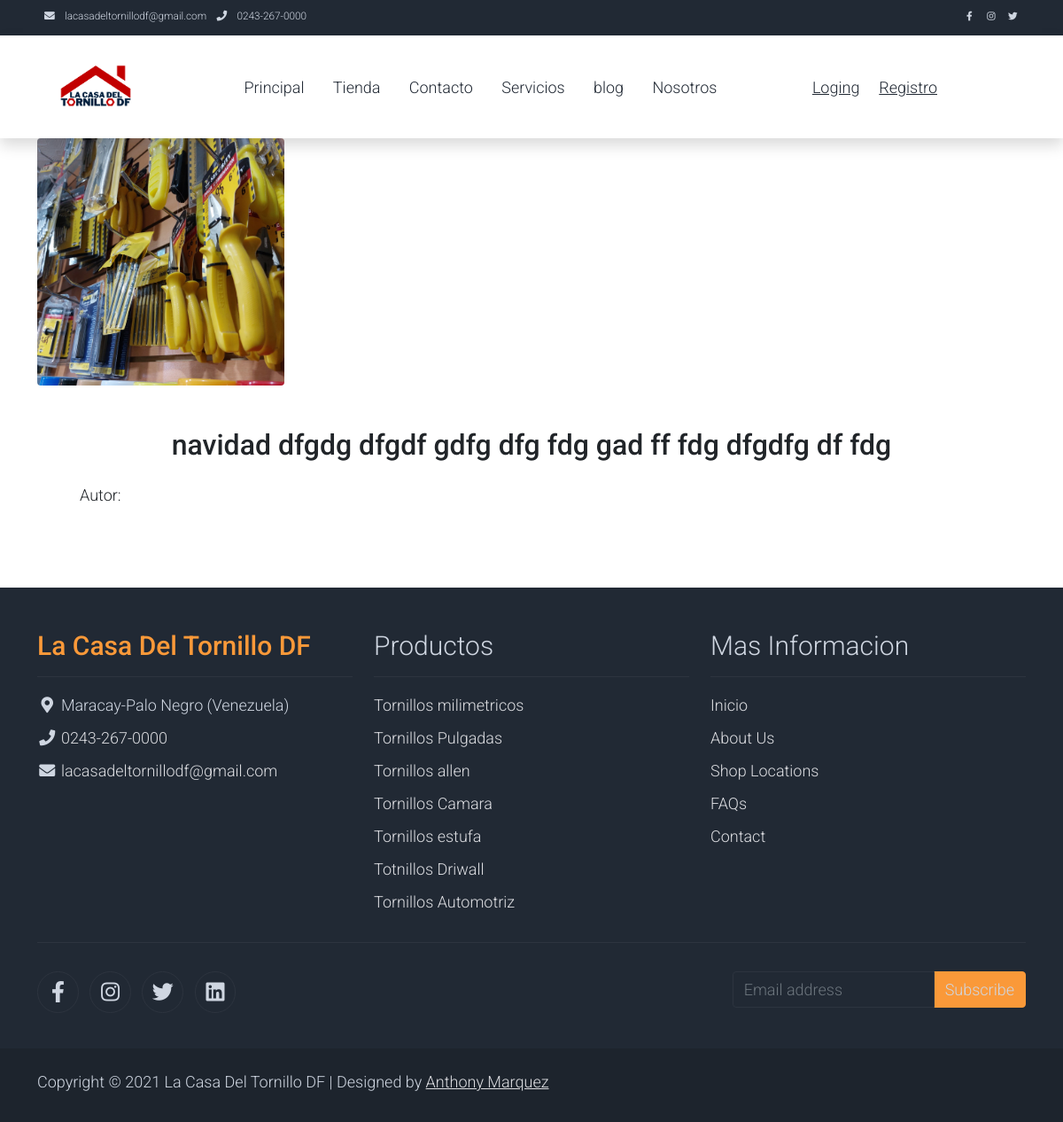
The app's page /blog/categoria/1/ with its own data.
### blog/models.py (models this page shows, shortened)
class post(models.Model):
    titulo=models.CharField(max_length=50)
    contenido=models.CharField(max_length=50)
    imagen=models.ImageField(upload_to="blog", null=True, blank=True)
    categorias=models.ManyToManyField(categorias)
    created=models.DateTimeField(auto_now_add=True)
    updated=models.DateTimeField(auto_now_add=True)
    class Meta:
        verbose_name='post'
        verbose_name_plural='posts'

### blog/views.py (the view)
# urls.py: path('categoria/<int:categoria_id>/', views.categoria, name="categoria"),
def categoria(request, categoria_id):
    categoria_obj = categorias.objects.get(id=categoria_id)
    posts = post.objects.filter(categorias=categoria_obj)
    return render(request, "blog/categoria.html", {'categoria': categoria_obj, "posts": posts})

### carro/context_processor.py (called while the page is built)
def importe_total_carro(request):
    total = 0
    if 'carro' in request.session:
        for key, value in request.session["carro"].items():
            total += float(value["precio"])
    return {"importe_total_carro": total}

### templates/blog/categoria.html (shortened to what this page needs)
{% extends "inicio/base.html" %}
{% load static %}
{% block content %}
   {% for post in posts %}
<div>
    <section class="page-section clearfix">
        <div class="container">
          <div class="intro">
            <img class="intro-img img-fluid mb-3 mb-lg-0 rounded" src="{{post.imagen.url}}" alt="" style="width: 25%">
            <div class="intro-text left-0 text-center bg-faded p-5 rounded";>
              <h2 class="section-heading mb-4">
                <span class="section-heading-upper">{{post.titulo}}</span>
                <span class="section-heading-upper">{{post.contenido}}</span>
              </h2>
              <p class="mb-3" style="text-align: left;">Autor: {{post.autor}}
              </p>
            </div>
          </div>
        </div>
      </section>
    {% endfor %}
    <section>
        <div style="width: 75%; margin:auto; text-align:center; color:white;">
        </div>
    </section>
{% endblock %}

### static/assets/css/templatemo.css (style rules this page uses)
body, ul, li, p, a, label, input, div { font-family: 'Roboto', sans-serif; font-size: 18px !important; font-weight: 300 !important; }

### records on screen
post: imagen (picture), titulo "navidad", contenido "dfgdg dfgdf gdfg dfg fdg gad ff fdg dfgdfg df fdg"
